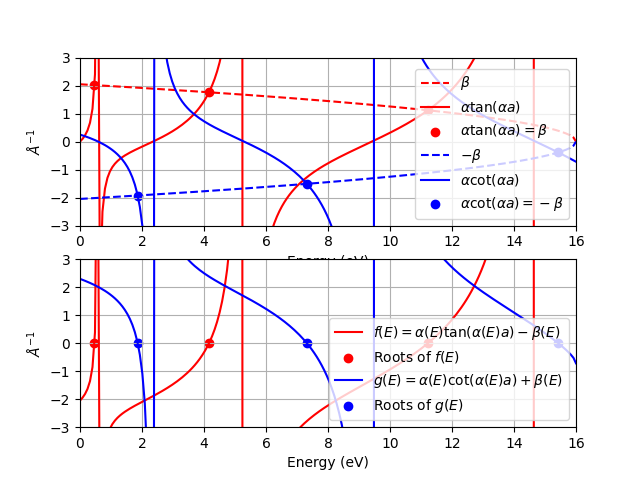

Write Python code to recreate this figure.
import numpy as np
import matplotlib.pyplot as plt
import scipy.optimize

'''
Quantum mechanics potential well problem:
V(x) = "0" if |x|<a else "V_0", a>0
'''

# Constants

h = 7.63  # m_e . eV . A^2 = h_bar^2
a = 4  # angstroms
V_0 = 16  # eV
r = np.sqrt(2 / h)  # = sqrt(2m/h_bar^2)
# m = m_e

E = np.linspace(0.001, 16, 200)


def alpha(e):
    return r*np.sqrt(e)


def d_alpha(e):
    return r / (2 * np.sqrt(e))


def beta(e):
    return r*np.sqrt(V_0 - e)


def d_beta(e):
    return - r / (2 * np.sqrt(V_0 - e))


def even_func(e):
    return alpha(e)*np.tan(alpha(e) * a)


def d_even_func(e):
    return d_alpha(e)*np.tan(alpha(e) * a) + a*alpha(e)*d_alpha(e) / np.cos(alpha(e) * a)**2


def odd_func(e):
    return alpha(e) / np.tan(alpha(e) * a)


def d_odd_func(e):
    return d_alpha(e) / np.tan(alpha(e) * a) - a*alpha(e)*d_alpha(e) / np.sin(alpha(e) * a)**2


'''
Wave function and its derivative continuity conditions:
Even symmetry: alpha*tan(alpha*a) = beta
Odd symmetry: alpha*cot(alpha*a) = - beta
'''

# Calculating the energy


def cond_even(e):
    return even_func(e) - beta(e)


def d_cond_even(e):
    return d_even_func(e) - d_beta(e)


def cond_odd(e):
    return odd_func(e) + beta(e)


def d_cond_odd(e):
    return d_odd_func(e) + d_beta(e)


# Using the bisection method
x1 = 15
x2 = 15.5
error = 1e-15
n_stepsB = 0

while (x2 - x1) / 2 > error:
    xb = (x1 + x2) / 2
    if cond_odd(xb)*cond_odd(x1) > 0:
        x1 = xb
    else:
        x2 = xb
    n_stepsB += 1

x0_B = (x1 + x2) / 2

even_roots_bisection = np.array([0.4667, 4.1606, 11.2245])
odd_roots_bisection = np.array([1.8607, 7.3190, 15.4286])

print(f'Bisection method: 49 steps for intervals of length 1 and error {error}.')
print(f'Even roots: {even_roots_bisection}')
print(f'Odd roots: {odd_roots_bisection}')

# Using Newton-Raphson method
x = 7
delX = 1e10
n_stepsNR = 0
while abs(delX) > error:
    n_stepsNR += 1
    delX = - cond_odd(x) / d_cond_odd(x)
    x += delX

even_roots_nr = {0.4667: 7, 4.1606: 6, 11.2245: 5}

# The Newton-Raphson method does not work for the root next to E=15 in the cond_odd, so I used the scipy.optimize.newton

scipy.optimize.newton(cond_odd, 15)  # which is equal to 15.4286

odd_roots_nr = {1.8607: 8, 7.3190: 6, 15.4286: 'scipy.optimize.newton'}

print(f'Newton-Raphson method with error = {error}:')
print(f'Even roots | steps:')
for i in even_roots_nr:
    print(f'{i}, {even_roots_nr[i]}')
print('Odd roots | steps:')
for i in odd_roots_nr:
    print(f'{i}, {odd_roots_nr[i]}')

# Plotting the continuity conditions
plt.subplot(2, 1, 1)
plt.plot(E, beta(E), 'r--', label=r'$\beta$')
plt.plot(E, even_func(E), 'r', label=r'$\alpha \tan(\alpha a)$')
plt.scatter(even_roots_bisection, beta(even_roots_bisection), color='red', label=r'$\alpha \tan(\alpha a) = \beta$')
plt.plot(E, - beta(E), 'b--', label=r'$-\beta$')
plt.plot(E, odd_func(E), 'b', label=r'$\alpha \cot(\alpha a)$')
plt.scatter(odd_roots_bisection, -beta(odd_roots_bisection), color='blue', label=r'$\alpha \cot(\alpha a) = -\beta$')
plt.xlabel('Energy (eV)')
plt.ylabel(r'$\AA^{-1}$')
plt.xlim(0, 16)
plt.ylim(-3, 3)
plt.legend()
plt.grid()

plt.subplot(2, 1, 2)
plt.plot(E, cond_even(E), 'r', label=r'$f(E) = \alpha(E) \tan(\alpha(E) a) - \beta(E)$')
plt.scatter(even_roots_bisection, np.zeros_like(even_roots_bisection), color='red', marker='o', label='Roots of $f(E)$')
plt.plot(E, cond_odd(E), 'b', label=r'$g(E) = \alpha(E) \cot(\alpha(E) a) + \beta(E)$')
plt.scatter(odd_roots_bisection, np.zeros_like(odd_roots_bisection), color='blue', marker='o', label='Roots of $g(E)$')
plt.xlabel('Energy (eV)')
plt.ylabel(r'$\AA^{-1}$')
plt.xlim(0, 16)
plt.ylim(-3, 3)
plt.legend()
plt.grid()

plt.savefig("potential_well/potential_well.png")

plt.show()
